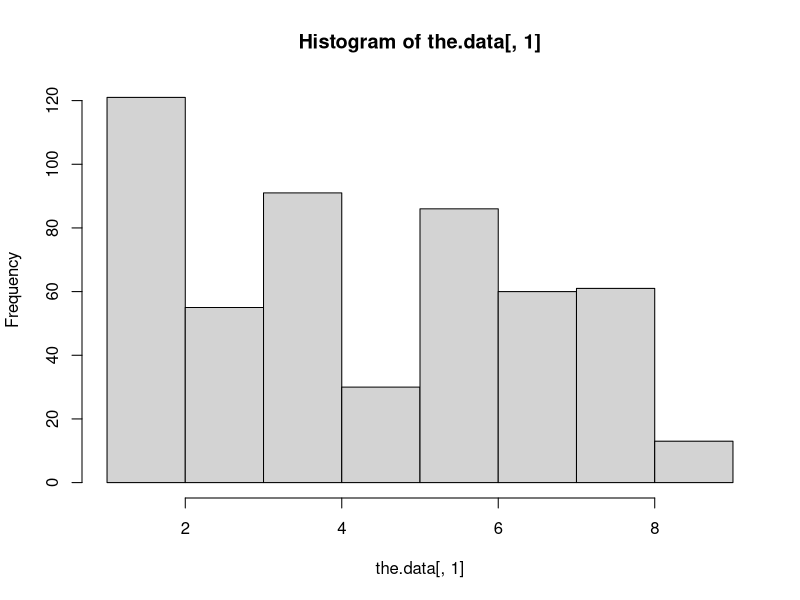
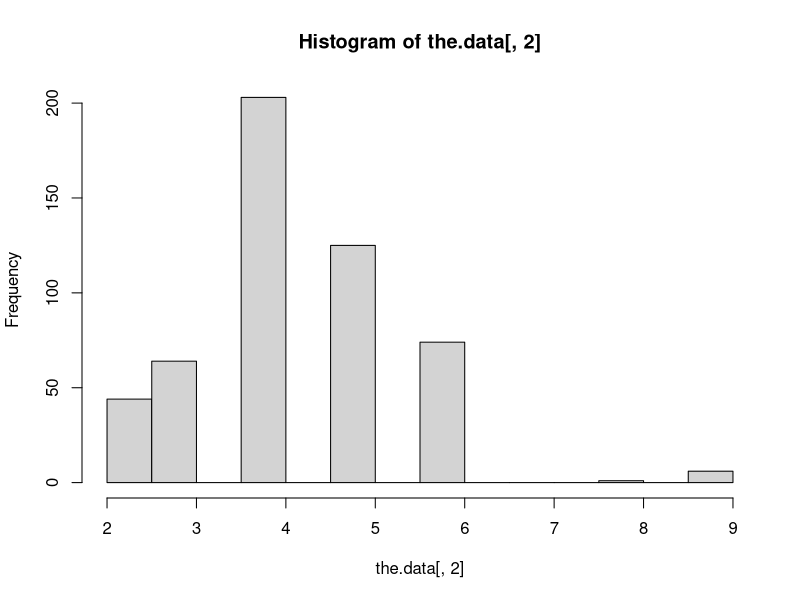
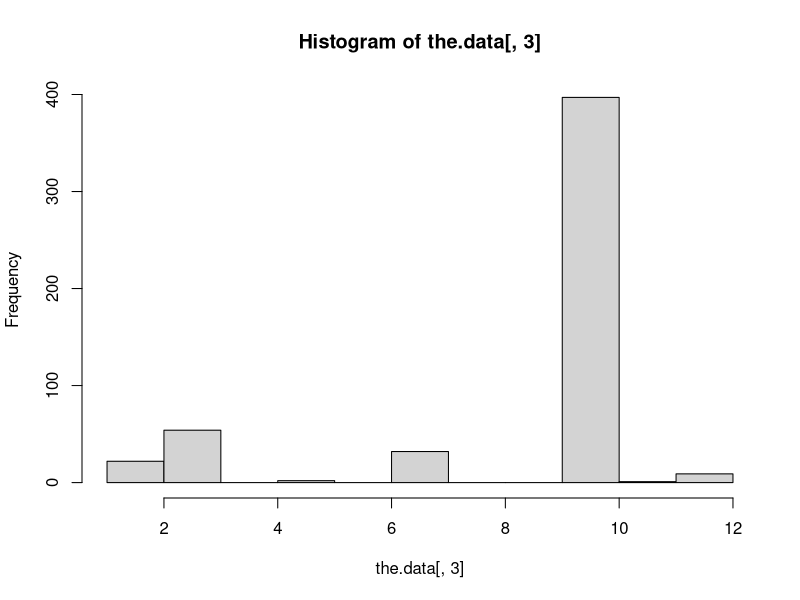

Here is the R script that generated these plots, in order:
the.data = read.table("Forest718.txt")
the.data <- as.matrix(read.table("Forest718.txt"))
hist(the.data[,1])
hist(the.data[,2])
hist(the.data[,3])
